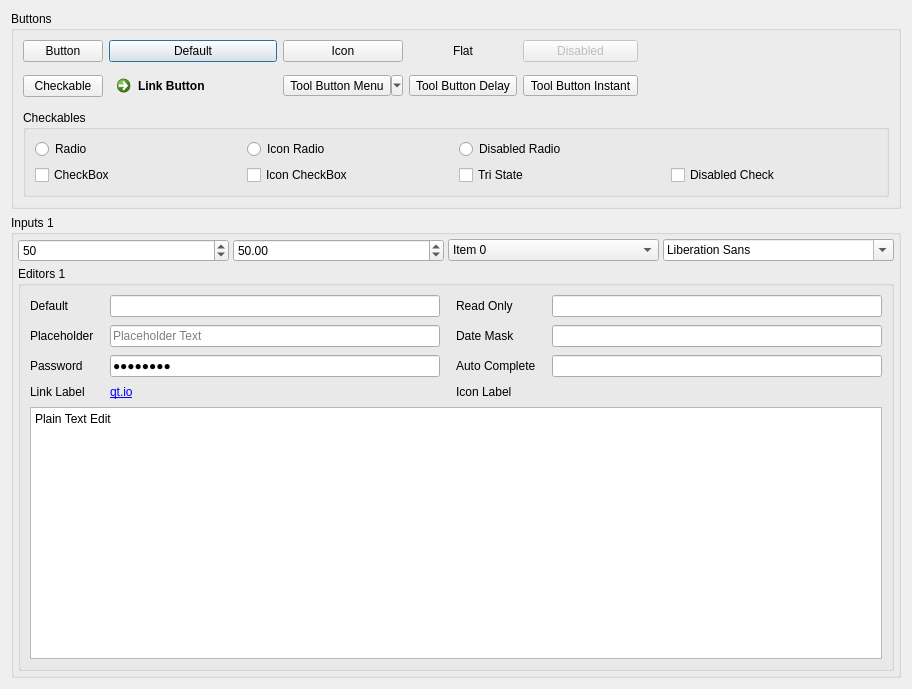
         <widget class="QWidget" name="scrollAreaWidgetContents_2">
          <property name="geometry">
           <rect>
            <x>0</x>
            <y>0</y>
            <width>912</width>
            <height>689</height>
           </rect>
          </property>
          <layout class="QVBoxLayout" name="verticalLayout_5">
           <item>
            <widget class="QGroupBox" name="groupBox_3">
             <property name="title">
              <string>Buttons</string>
             </property>
             <layout class="QVBoxLayout" name="verticalLayout_6">
              <item>
               <layout class="QGridLayout" name="gridLayout_6">
                <property name="sizeConstraint">
                 <enum>QLayout::SetDefaultConstraint</enum>
                </property>
                <item row="0" column="3">
                 <widget class="QPushButton" name="pushButton_7">
                  <property name="sizePolicy">
                   <sizepolicy hsizetype="Minimum" vsizetype="Fixed">
                    <horstretch>0</horstretch>
                    <verstretch>0</verstretch>
                   </sizepolicy>
                  </property>
                  <property name="text">
                   <string>Flat</string>
                  </property>
                  <property name="flat">
                   <bool>true</bool>
                  </property>
                 </widget>
                </item>
                <item row="0" column="4">
                 <widget class="QPushButton" name="pushButton_8">
                  <property name="enabled">
                   <bool>false</bool>
                  </property>
                  <property name="text">
                   <string>Disabled</string>
                  </property>
                 </widget>
                </item>
                <item row="1" column="1">
                 <widget class="QCommandLinkButton" name="commandLinkButton_2">
                  <property name="text">
                   <string>Link Button</string>
                  </property>
                 </widget>
                </item>
                <item row="1" column="3">
                 <widget class="QToolButton" name="toolButton_3">
                  <property name="text">
                   <string>Tool Button Delay</string>
                  </property>
                 </widget>
                </item>
                <item row="0" column="0">
                 <widget class="QPushButton" name="pushButton_9">
                  <property name="text">
                   <string>Button</string>
                  </property>
                 </widget>
                </item>
                <item row="1" column="4">
                 <widget class="QToolButton" name="toolButton_4">
                  <property name="text">
                   <string>Tool Button Instant</string>
                  </property>
                  <property name="popupMode">
                   <enum>QToolButton::InstantPopup</enum>
                  </property>
                 </widget>
                </item>
                <item row="0" column="1">
                 <widget class="QPushButton" name="pushButton_10">
                  <property name="text">
                   <string>Default</string>
                  </property>
                  <property name="default">
                   <bool>true</bool>
                  </property>
                 </widget>
                </item>
                <item row="1" column="0">
                 <widget class="QPushButton" name="pushButton_11">
                  <property name="text">
                   <string>Checkable</string>
                  </property>
                  <property name="checkable">
                   <bool>true</bool>
                  </property>
                  <property name="checked">
                   <bool>false</bool>
                  </property>
                 </widget>
                </item>
                <item row="1" column="2">
                 <widget class="QToolButton" name="toolButtonMenuPop_2">
                  <property name="sizePolicy">
                   <sizepolicy hsizetype="Fixed" vsizetype="Fixed">
                    <horstretch>0</horstretch>
                    <verstretch>0</verstretch>
                   </sizepolicy>
                  </property>
                  <property name="text">
                   <string>Tool Button Menu</string>
                  </property>
                  <property name="popupMode">
                   <enum>QToolButton::MenuButtonPopup</enum>
                  </property>
                 </widget>
                </item>
                <item row="0" column="2">
                 <widget class="QPushButton" name="pushButton_12">
                  <property name="text">
                   <string>Icon</string>
                  </property>
                  <property name="icon">
                   <iconset>
                    <normaloff>:/icons/qt.png</normaloff>:/icons/qt.png</iconset>
                  </property>
                 </widget>
                </item>
                <item row="0" column="5">
                 <spacer name="horizontalSpacer_3">
                  <property name="orientation">
                   <enum>Qt::Horizontal</enum>
                  </property>
                  <property name="sizeHint" stdset="0">
                   <size>
                    <width>40</width>
                    <height>20</height>
                   </size>
                  </property>
                 </spacer>
                </item>
                <item row="1" column="5">
                 <spacer name="horizontalSpacer_4">
                  <property name="orientation">
                   <enum>Qt::Horizontal</enum>
                  </property>
                  <property name="sizeHint" stdset="0">
                   <size>
                    <width>40</width>
                    <height>20</height>
                   </size>
                  </property>
                 </spacer>
                </item>
               </layout>
              </item>
              <item>
               <widget class="QGroupBox" name="groupBox_5">
                <property name="title">
                 <string>Checkables</string>
                </property>
                <layout class="QGridLayout" name="gridLayout_7">
                 <item row="1" column="2">
                  <widget class="QCheckBox" name="checkBox_5">
                   <property name="text">
                    <string>Tri State</string>
                   </property>
                   <property name="tristate">
                    <bool>true</bool>
                   </property>
                  </widget>
                 </item>
                 <item row="0" column="2" colspan="2">
                  <widget class="QRadioButton" name="radioButton_4">
                   <property name="text">
                    <string>Disabled Radio</string>
                   </property>
                  </widget>
                 </item>
                 <item row="0" column="0">
                  <widget class="QRadioButton" name="radioButton_5">
                   <property name="text">
                    <string>Radio</string>
                   </property>
                  </widget>
                 </item>
                 <item row="1" column="3">
                  <widget class="QCheckBox" name="checkBox_6">
                   <property name="text">
                    <string>Disabled Check</string>
                   </property>
                  </widget>
                 </item>
                 <item row="1" column="1">
                  <widget class="QCheckBox" name="checkBox_7">
                   <property name="text">
                    <string>Icon CheckBox</string>
                   </property>
                   <property name="icon">
                    <iconset>
                     <normaloff>:/icons/flag-red.png</normaloff>:/icons/flag-red.png</iconset>
                   </property>
                  </widget>
                 </item>
                 <item row="1" column="0">
                  <widget class="QCheckBox" name="checkBox_8">
                   <property name="text">
                    <string>CheckBox</string>
                   </property>
                  </widget>
                 </item>
                 <item row="0" column="1">
                  <widget class="QRadioButton" name="radioButton_6">
                   <property name="text">
                    <string>Icon Radio</string>
                   </property>
                   <property name="icon">
                    <iconset>
                     <normaloff>:/icons/flag-red.png</normaloff>:/icons/flag-red.png</iconset>
                   </property>
                  </widget>
                 </item>
                </layout>
               </widget>
              </item>
             </layout>
            </widget>
           </item>
           <item>
            <widget class="QGroupBox" name="groupBox_8">
             <property name="title">
              <string>Inputs 1</string>
             </property>
             <layout class="QVBoxLayout" name="verticalLayout_7" stretch="0,0">
              <property name="spacing">
               <number>4</number>
              </property>
              <property name="leftMargin">
               <number>4</number>
              </property>
              <property name="topMargin">
               <number>4</number>
              </property>
              <property name="rightMargin">
               <number>4</number>
              </property>
              <property name="bottomMargin">
               <number>4</number>
              </property>
              <item>
               <layout class="QHBoxLayout" name="horizontalLayout_2">
                <item>
                 <widget class="QSpinBox" name="spinBox_2">
                  <property name="value">
                   <number>50</number>
                  </property>
                 </widget>
                </item>
                <item>
                 <widget class="QDoubleSpinBox" name="doubleSpinBox_2">
                  <property name="value">
                   <double>50.000000000000000</double>
                  </property>
                 </widget>
                </item>
                <item>
                 <widget class="QComboBox" name="comboBox_2">
                  <item>
                   <property name="text">
                    <string>Item 0</string>
                   </property>
                  </item>
                  <item>
                   <property name="text">
                    <string>Item 1</string>
                   </property>
                  </item>
                  <item>
                   <property name="text">
                    <string>Item 2</string>
                   </property>
                  </item>
                  <item>
                   <property name="text">
                    <string>Item 3</string>
                   </property>
                  </item>
                 </widget>
                </item>
                <item>
                 <widget class="QFontComboBox" name="fontComboBox_2"/>
                </item>
               </layout>
              </item>
              <item>
               <widget class="QGroupBox" name="groupBox_6">
                <property name="title">
                 <string>Editors 1</string>
                </property>
                <layout class="QGridLayout" name="gridLayout_8">
                 <property name="sizeConstraint">
                  <enum>QLayout::SetMinimumSize</enum>
                 </property>
                 <property name="horizontalSpacing">
                  <number>16</number>
                 </property>
                 <property name="verticalSpacing">
                  <number>8</number>
                 </property>
                 <item row="2" column="3">
                  <widget class="QLineEdit" name="lineEdit_7">
                   <property name="text">
                    <string/>
                   </property>
                  </widget>
                 </item>
                 <item row="1" column="0">
                  <widget class="QLabel" name="label_11">
                   <property name="text">
                    <string>Placeholder</string>
                   </property>
                  </widget>
                 </item>
                 <item row="1" column="2">
                  <widget class="QLabel" name="label_12">
                   <property name="text">
                    <string>Date Mask</string>
                   </property>
                  </widget>
                 </item>
                 <item row="0" column="1">
                  <widget class="QLineEdit" name="lineEdit_8"/>
                 </item>
                 <item row="3" column="2">
                  <widget class="QLabel" name="label_13">
                   <property name="text">
                    <string>Icon Label</string>
                   </property>
                  </widget>
                 </item>
                 <item row="3" column="1">
                  <widget class="QLabel" name="label_14">
                   <property name="text">
                    <string>&lt;a href=\&quot;https://www.qt.io/\&quot;&gt;qt.io&lt;/a&gt;</string>
                   </property>
                   <property name="textFormat">
                    <enum>Qt::RichText</enum>
                   </property>
                   <property name="openExternalLinks">
                    <bool>true</bool>
                   </property>
                   <property name="textInteractionFlags">
                    <set>Qt::TextBrowserInteraction</set>
                   </property>
                  </widget>
                 </item>
                 <item row="0" column="3">
                  <widget class="QLineEdit" name="lineEdit_9"/>
                 </item>
                 <item row="1" column="3">
                  <widget class="QLineEdit" name="lineEdit_10"/>
                 </item>
                 <item row="3" column="0">
                  <widget class="QLabel" name="label_15">
                   <property name="text">
                    <string>Link Label</string>
                   </property>
                  </widget>
                 </item>
                 <item row="3" column="3">
                  <widget class="QLabel" name="label_16">
                   <property name="text">
                    <string>&lt;html&gt;&lt;head/&gt;&lt;body&gt;&lt;p&gt;&lt;img src=&quot;:/icons/qt.png&quot; width=&quot;32&quot; height=&quot;24&quot;/&gt;&lt;/p&gt;&lt;/body&gt;&lt;/html&gt;</string>
                   </property>
                  </widget>
                 </item>
                 <item row="1" column="1">
                  <widget class="QLineEdit" name="lineEdit_11">
                   <property name="placeholderText">
                    <string>Placeholder Text</string>
                   </property>
                  </widget>
                 </item>
                 <item row="2" column="2">
                  <widget class="QLabel" name="label_17">
                   <property name="text">
                    <string>Auto Complete</string>
                   </property>
                  </widget>
                 </item>
                 <item row="2" column="1">
                  <widget class="QLineEdit" name="lineEdit_12">
                   <property name="text">
                    <string>Password</string>
                   </property>
                   <property name="echoMode">
                    <enum>QLineEdit::Password</enum>
                   </property>
                  </widget>
                 </item>
                 <item row="2" column="0">
                  <widget class="QLabel" name="label_18">
                   <property name="text">
                    <string>Password</string>
                   </property>
                  </widget>
                 </item>
                 <item row="0" column="2">
                  <widget class="QLabel" name="label_19">
                   <property name="text">
                    <string>Read Only</string>
                   </property>
                  </widget>
                 </item>
                 <item row="0" column="0">
                  <widget class="QLabel" name="label_20">
                   <property name="text">
                    <string>Default</string>
                   </property>
                  </widget>
                 </item>
                 <item row="4" column="0" colspan="4">
                  <widget class="QPlainTextEdit" name="plainTextEdit_2">
                   <property name="plainText">
                    <string>Plain Text Edit</string>
                   </property>
                  </widget>
                 </item>
                </layout>
               </widget>
              </item>
             </layout>
            </widget>
           </item>
          </layout>
         </widget>
